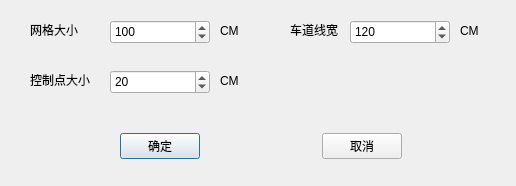
<?xml version="1.0" encoding="UTF-8"?>
<ui version="4.0">
 <class>SettingDialog</class>
 <widget class="QDialog" name="SettingDialog">
  <property name="geometry">
   <rect>
    <x>0</x>
    <y>0</y>
    <width>516</width>
    <height>186</height>
   </rect>
  </property>
  <property name="windowTitle">
   <string>Dialog</string>
  </property>
  <widget class="QLabel" name="label_CONTROL_POINT">
   <property name="geometry">
    <rect>
     <x>30</x>
     <y>70</y>
     <width>70</width>
     <height>20</height>
    </rect>
   </property>
   <property name="text">
    <string>控制点大小</string>
   </property>
  </widget>
  <widget class="QSpinBox" name="spinBox_GRID">
   <property name="geometry">
    <rect>
     <x>110</x>
     <y>20</y>
     <width>100</width>
     <height>24</height>
    </rect>
   </property>
   <property name="minimum">
    <number>1</number>
   </property>
   <property name="maximum">
    <number>5000</number>
   </property>
   <property name="value">
    <number>100</number>
   </property>
  </widget>
  <widget class="QLabel" name="label_CM_2">
   <property name="geometry">
    <rect>
     <x>220</x>
     <y>20</y>
     <width>21</width>
     <height>21</height>
    </rect>
   </property>
   <property name="text">
    <string>CM</string>
   </property>
  </widget>
  <widget class="QLabel" name="label_GRID">
   <property name="geometry">
    <rect>
     <x>30</x>
     <y>20</y>
     <width>70</width>
     <height>20</height>
    </rect>
   </property>
   <property name="text">
    <string>网格大小</string>
   </property>
  </widget>
  <widget class="QLabel" name="label_LANE_WIDTH">
   <property name="geometry">
    <rect>
     <x>290</x>
     <y>20</y>
     <width>70</width>
     <height>20</height>
    </rect>
   </property>
   <property name="text">
    <string>车道线宽</string>
   </property>
  </widget>
  <widget class="QSpinBox" name="spinBox_CONTROL_POINT">
   <property name="geometry">
    <rect>
     <x>110</x>
     <y>70</y>
     <width>100</width>
     <height>24</height>
    </rect>
   </property>
   <property name="minimum">
    <number>5</number>
   </property>
   <property name="maximum">
    <number>200</number>
   </property>
   <property name="value">
    <number>20</number>
   </property>
  </widget>
  <widget class="QLabel" name="label_CM_3">
   <property name="geometry">
    <rect>
     <x>460</x>
     <y>20</y>
     <width>21</width>
     <height>21</height>
    </rect>
   </property>
   <property name="text">
    <string>CM</string>
   </property>
  </widget>
  <widget class="QSpinBox" name="spinBox_LANE_WIDTH">
   <property name="geometry">
    <rect>
     <x>350</x>
     <y>20</y>
     <width>100</width>
     <height>24</height>
    </rect>
   </property>
   <property name="minimum">
    <number>1</number>
   </property>
   <property name="maximum">
    <number>200</number>
   </property>
   <property name="value">
    <number>120</number>
   </property>
  </widget>
  <widget class="QLabel" name="label_CM">
   <property name="geometry">
    <rect>
     <x>220</x>
     <y>70</y>
     <width>21</width>
     <height>21</height>
    </rect>
   </property>
   <property name="text">
    <string>CM</string>
   </property>
  </widget>
  <widget class="QWidget" name="layoutWidget">
   <property name="geometry">
    <rect>
     <x>120</x>
     <y>130</y>
     <width>282</width>
     <height>32</height>
    </rect>
   </property>
   <layout class="QHBoxLayout" name="horizontalLayout">
    <item>
     <widget class="QPushButton" name="pushButton_OK">
      <property name="text">
       <string>确定</string>
      </property>
     </widget>
    </item>
    <item>
     <spacer name="horizontalSpacer">
      <property name="orientation">
       <enum>Qt::Horizontal</enum>
      </property>
      <property name="sizeHint" stdset="0">
       <size>
        <width>98</width>
        <height>20</height>
       </size>
      </property>
     </spacer>
    </item>
    <item>
     <widget class="QPushButton" name="pushButton_CANCEL">
      <property name="text">
       <string>取消</string>
      </property>
     </widget>
    </item>
   </layout>
  </widget>
 </widget>
 <resources/>
 <connections/>
</ui>
